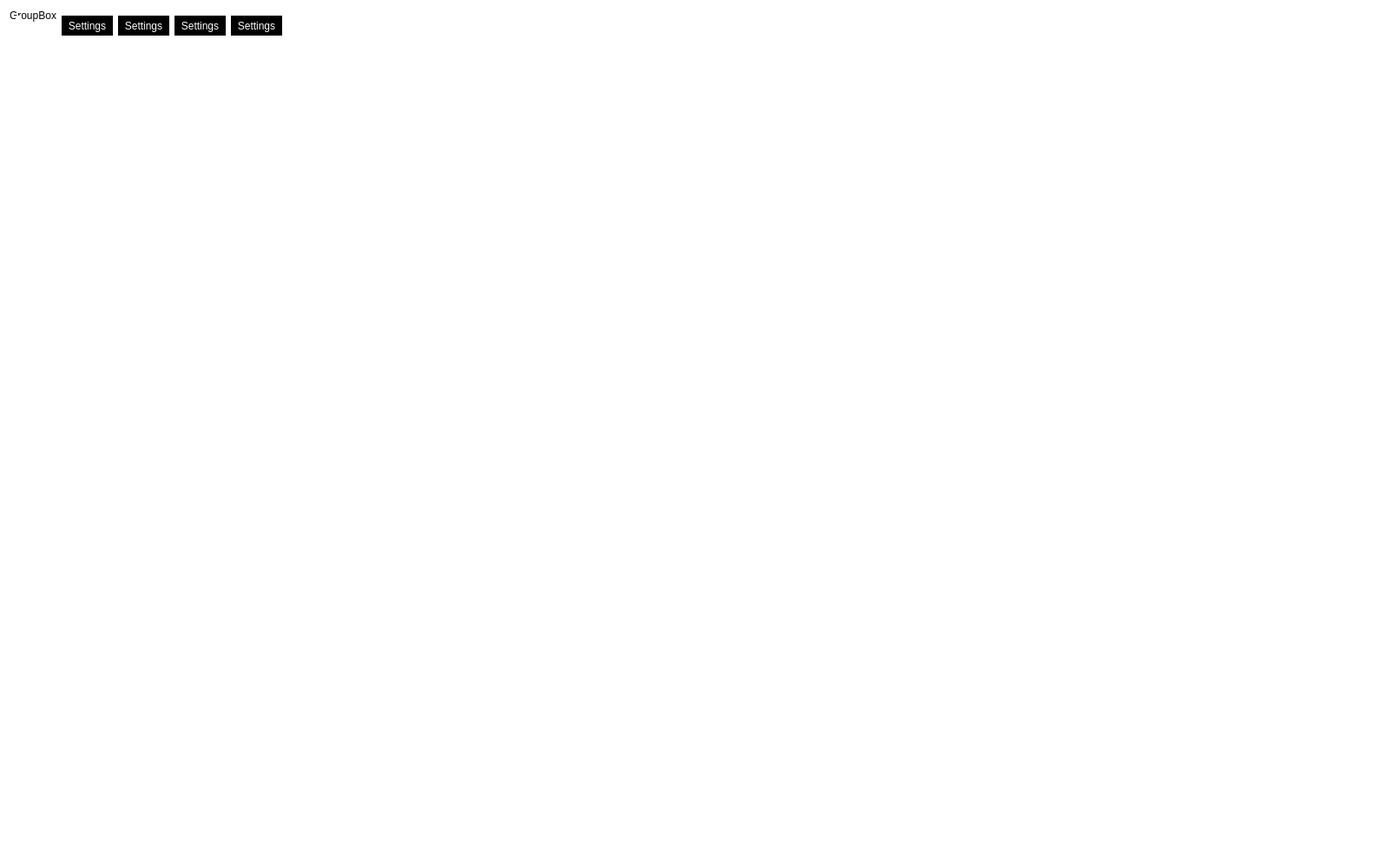
<?xml version="1.0" encoding="UTF-8"?>
<ui version="4.0">
 <class>MainWindow</class>
 <widget class="QMainWindow" name="MainWindow">
  <property name="enabled">
   <bool>true</bool>
  </property>
  <property name="geometry">
   <rect>
    <x>0</x>
    <y>0</y>
    <width>1600</width>
    <height>1000</height>
   </rect>
  </property>
  <property name="sizePolicy">
   <sizepolicy hsizetype="MinimumExpanding" vsizetype="MinimumExpanding">
    <horstretch>0</horstretch>
    <verstretch>0</verstretch>
   </sizepolicy>
  </property>
  <property name="minimumSize">
   <size>
    <width>1000</width>
    <height>1000</height>
   </size>
  </property>
  <property name="font">
   <font>
    <family>FreeSans</family>
    <pointsize>13</pointsize>
    <bold>true</bold>
   </font>
  </property>
  <property name="cursor">
   <cursorShape>ArrowCursor</cursorShape>
  </property>
  <property name="windowTitle">
   <string>Scan3D</string>
  </property>
  <property name="styleSheet">
   <string notr="true">QWidget {
  background-color: rgb(255, 255, 255);
  border-radius: 8px;
}</string>
  </property>
  <widget class="QWidget" name="centralwidget">
   <property name="sizePolicy">
    <sizepolicy hsizetype="MinimumExpanding" vsizetype="MinimumExpanding">
     <horstretch>0</horstretch>
     <verstretch>0</verstretch>
    </sizepolicy>
   </property>
   <layout class="QGridLayout" name="gridLayout">
    <item row="0" column="0">
     <layout class="QHBoxLayout" name="horizontalLayout">
      <property name="sizeConstraint">
       <enum>QLayout::SizeConstraint::SetMinimumSize</enum>
      </property>
      <item>
       <widget class="QGroupBox" name="groupBox">
        <property name="title">
         <string>GroupBox</string>
        </property>
        <layout class="QHBoxLayout" name="horizontalLayout_2">
         <item>
          <widget class="QLabel" name="label">
           <property name="text">
            <string/>
           </property>
           <property name="pixmap">
            <pixmap resource="icons/icons.qrc">:/Icons/UAI_bw_CMYK_EN.png</pixmap>
           </property>
          </widget>
         </item>
         <item>
          <spacer name="horizontalSpacer_2">
           <property name="orientation">
            <enum>Qt::Orientation::Horizontal</enum>
           </property>
           <property name="sizeType">
            <enum>QSizePolicy::Policy::Fixed</enum>
           </property>
           <property name="sizeHint" stdset="0">
            <size>
             <width>40</width>
             <height>20</height>
            </size>
           </property>
          </spacer>
         </item>
         <item>
          <widget class="QToolButton" name="toolButton_2">
           <property name="styleSheet">
            <string notr="true">QToolButton{

	font: 700 14pt &quot;Sans&quot;;

    background-color: rgb(0, 0, 0);
    color: #FFFFFF;
    border-radius: 18px;
    border: 3px solid rgb(0, 0,0);   
}

QToolButton:hover {
    background: rgb(25, 25, 25);  /* původní barva &lt;span&gt; */
    border: 3px solid rgb(70, 70, 70);
      /* aby se po přidání borderu nezvětšilo tlačítko */
}

/* Aktivní stav (klik) – mírně zesvětlíme okraj */
QToolButton:pressed {
    background-color:  rgb(70, 70, 70); 
    border: 3px solid  rgb(70, 70, 70); 

}
</string>
           </property>
           <property name="text">
            <string>Settings</string>
           </property>
           <property name="icon">
            <iconset resource="icons/icons.qrc">
             <normaloff>:/Icons/UAI_bw_CMYK_EN.png</normaloff>:/Icons/UAI_bw_CMYK_EN.png</iconset>
           </property>
           <property name="iconSize">
            <size>
             <width>40</width>
             <height>40</height>
            </size>
           </property>
           <property name="checkable">
            <bool>true</bool>
           </property>
           <property name="checked">
            <bool>true</bool>
           </property>
           <property name="autoExclusive">
            <bool>true</bool>
           </property>
           <property name="popupMode">
            <enum>QToolButton::ToolButtonPopupMode::DelayedPopup</enum>
           </property>
           <property name="toolButtonStyle">
            <enum>Qt::ToolButtonStyle::ToolButtonTextUnderIcon</enum>
           </property>
          </widget>
         </item>
         <item>
          <widget class="QToolButton" name="toolButton">
           <property name="styleSheet">
            <string notr="true">QToolButton{

	font: 700 14pt &quot;Sans&quot;;

    background-color: rgb(0, 0, 0);
    color: #FFFFFF;
    border-radius: 18px;
    border: 3px solid rgb(0, 0,0);   
}

QToolButton:hover {
    background: rgb(25, 25, 25);  /* původní barva &lt;span&gt; */
    border: 3px solid rgb(70, 70, 70);
      /* aby se po přidání borderu nezvětšilo tlačítko */
}

/* Aktivní stav (klik) – mírně zesvětlíme okraj */
QToolButton:pressed {
    background-color:  rgb(70, 70, 70); 
    border: 3px solid  rgb(70, 70, 70); 

}
</string>
           </property>
           <property name="text">
            <string>Settings</string>
           </property>
           <property name="icon">
            <iconset resource="icons/icons.qrc">
             <normaloff>:/Icons/UAI_bw_CMYK_EN.png</normaloff>:/Icons/UAI_bw_CMYK_EN.png</iconset>
           </property>
           <property name="iconSize">
            <size>
             <width>40</width>
             <height>40</height>
            </size>
           </property>
           <property name="checkable">
            <bool>true</bool>
           </property>
           <property name="autoExclusive">
            <bool>true</bool>
           </property>
           <property name="popupMode">
            <enum>QToolButton::ToolButtonPopupMode::DelayedPopup</enum>
           </property>
           <property name="toolButtonStyle">
            <enum>Qt::ToolButtonStyle::ToolButtonTextUnderIcon</enum>
           </property>
          </widget>
         </item>
         <item>
          <widget class="QToolButton" name="toolButton_3">
           <property name="styleSheet">
            <string notr="true">QToolButton{

	font: 700 14pt &quot;Sans&quot;;

    background-color: rgb(0, 0, 0);
    color: #FFFFFF;
    border-radius: 18px;
    border: 3px solid rgb(0, 0,0);   
}

QToolButton:hover {
    background: rgb(25, 25, 25);  /* původní barva &lt;span&gt; */
    border: 3px solid rgb(70, 70, 70);
      /* aby se po přidání borderu nezvětšilo tlačítko */
}

/* Aktivní stav (klik) – mírně zesvětlíme okraj */
QToolButton:pressed {
    background-color:  rgb(70, 70, 70); 
    border: 3px solid  rgb(70, 70, 70); 

}
</string>
           </property>
           <property name="text">
            <string>Settings</string>
           </property>
           <property name="icon">
            <iconset resource="icons/icons.qrc">
             <normaloff>:/Icons/UAI_bw_CMYK_EN.png</normaloff>:/Icons/UAI_bw_CMYK_EN.png</iconset>
           </property>
           <property name="iconSize">
            <size>
             <width>40</width>
             <height>40</height>
            </size>
           </property>
           <property name="checkable">
            <bool>true</bool>
           </property>
           <property name="autoExclusive">
            <bool>true</bool>
           </property>
           <property name="popupMode">
            <enum>QToolButton::ToolButtonPopupMode::DelayedPopup</enum>
           </property>
           <property name="toolButtonStyle">
            <enum>Qt::ToolButtonStyle::ToolButtonTextUnderIcon</enum>
           </property>
          </widget>
         </item>
         <item>
          <widget class="QToolButton" name="toolButton_4">
           <property name="styleSheet">
            <string notr="true">QToolButton{

	font: 700 14pt &quot;Sans&quot;;

    background-color: rgb(0, 0, 0);
    color: #FFFFFF;
    border-radius: 18px;
    border: 3px solid rgb(0, 0,0);   
}

QToolButton:hover {
    background: rgb(25, 25, 25);  /* původní barva &lt;span&gt; */
    border: 3px solid rgb(70, 70, 70);
      /* aby se po přidání borderu nezvětšilo tlačítko */
}

/* Aktivní stav (klik) – mírně zesvětlíme okraj */
QToolButton:pressed {
    background-color:  rgb(70, 70, 70); 
    border: 3px solid  rgb(70, 70, 70); 

}
</string>
           </property>
           <property name="text">
            <string>Settings</string>
           </property>
           <property name="icon">
            <iconset resource="icons/icons.qrc">
             <normaloff>:/Icons/UAI_bw_CMYK_EN.png</normaloff>:/Icons/UAI_bw_CMYK_EN.png</iconset>
           </property>
           <property name="iconSize">
            <size>
             <width>40</width>
             <height>40</height>
            </size>
           </property>
           <property name="checkable">
            <bool>true</bool>
           </property>
           <property name="autoExclusive">
            <bool>true</bool>
           </property>
           <property name="popupMode">
            <enum>QToolButton::ToolButtonPopupMode::DelayedPopup</enum>
           </property>
           <property name="toolButtonStyle">
            <enum>Qt::ToolButtonStyle::ToolButtonTextUnderIcon</enum>
           </property>
          </widget>
         </item>
         <item>
          <spacer name="horizontalSpacer">
           <property name="orientation">
            <enum>Qt::Orientation::Horizontal</enum>
           </property>
           <property name="sizeHint" stdset="0">
            <size>
             <width>40</width>
             <height>20</height>
            </size>
           </property>
          </spacer>
         </item>
        </layout>
       </widget>
      </item>
     </layout>
    </item>
    <item row="1" column="0">
     <widget class="QStackedWidget" name="stackedWidget">
      <widget class="QWidget" name="page"/>
      <widget class="QWidget" name="page_2"/>
     </widget>
    </item>
   </layout>
  </widget>
 </widget>
 <resources>
  <include location="icons/icons.qrc"/>
 </resources>
 <connections/>
</ui>
